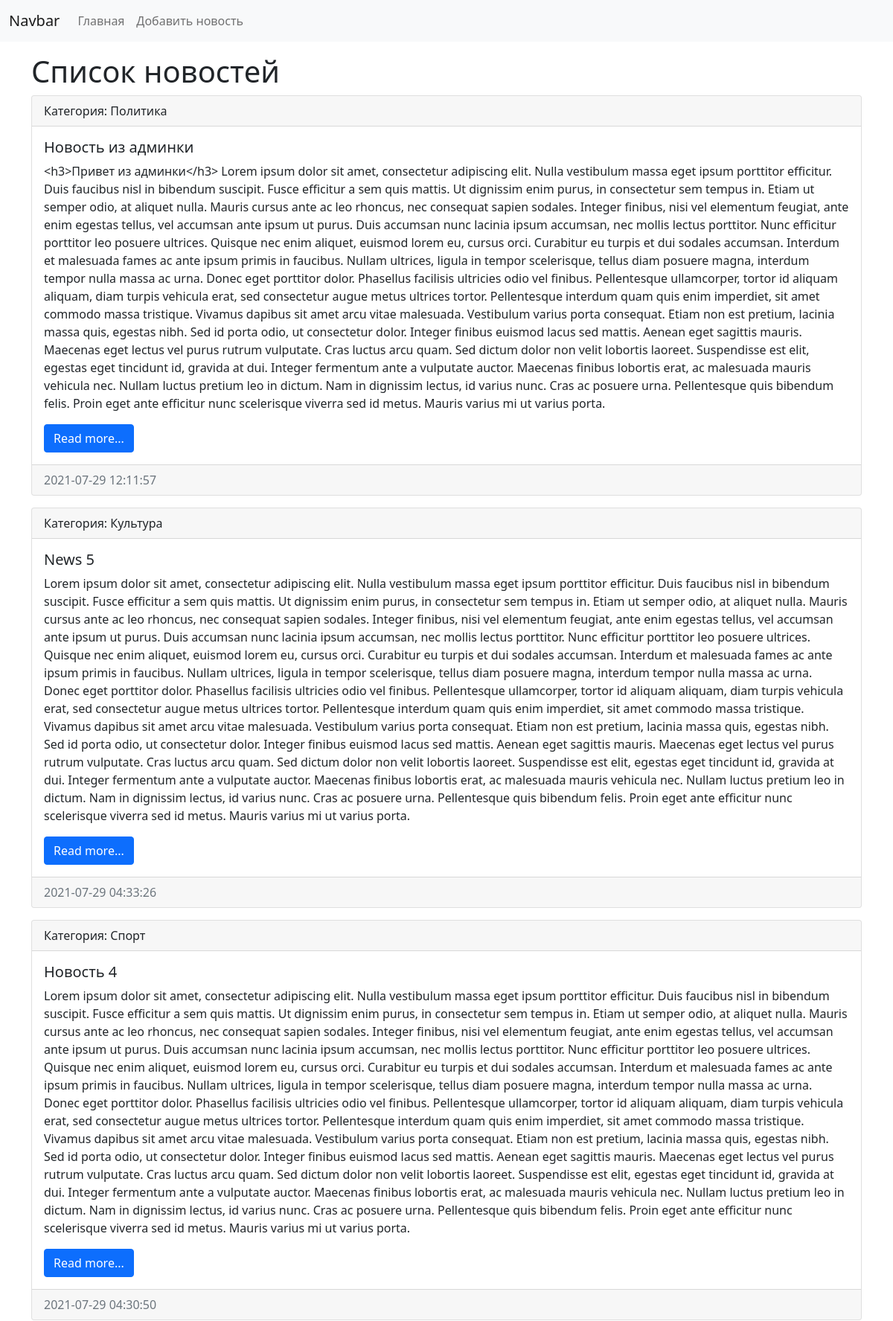
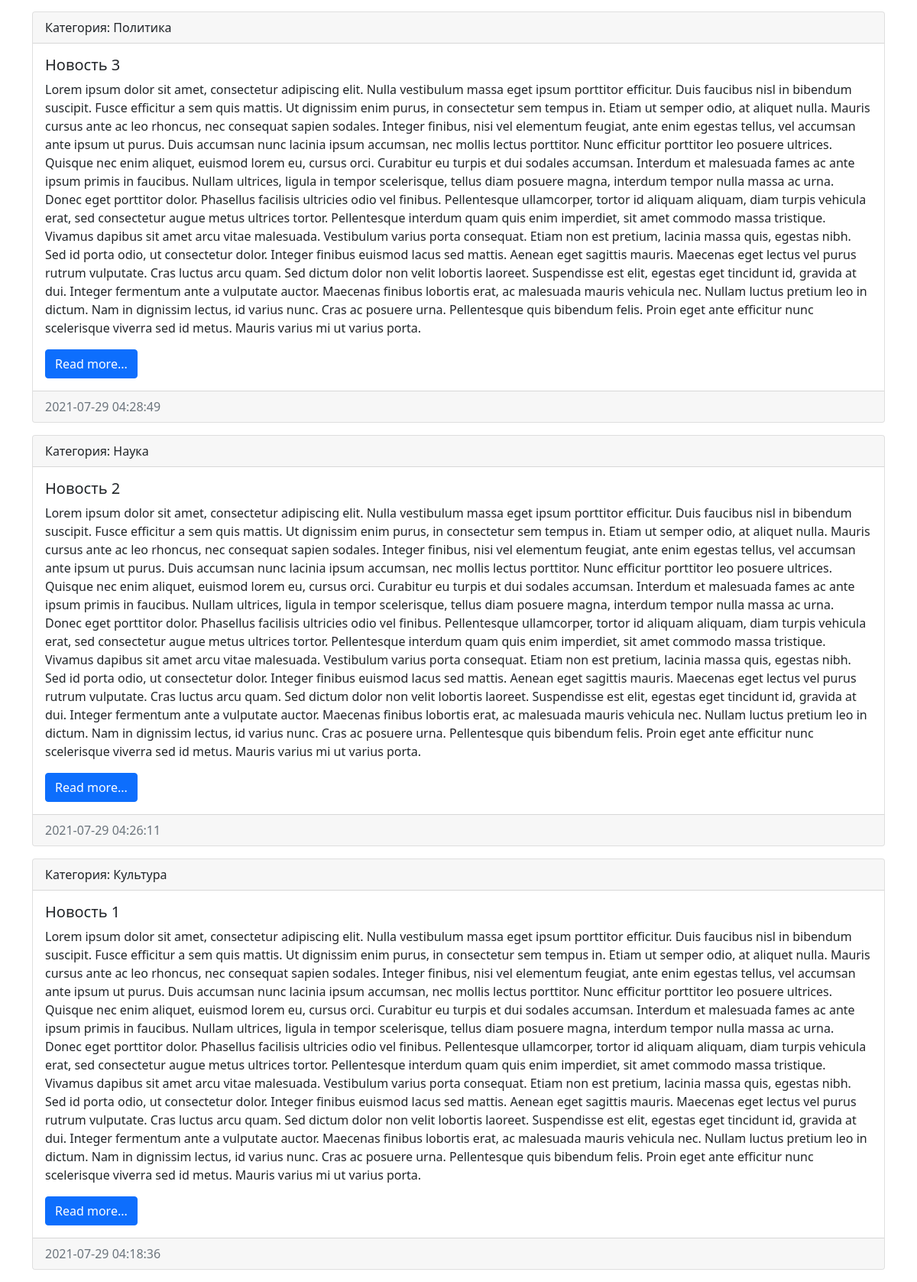
The page / on the database its author committed (2 pictures, top to bottom).
### news/models.py (models this page shows, shortened)
class News(models.Model):
    title = models.CharField(max_length=150, verbose_name="Наименование")
    content = models.TextField(blank=True, verbose_name="Контент")
    created_at = models.DateTimeField(auto_now_add=True, verbose_name="Дата публикации")
    updated_at = models.DateTimeField(auto_now=True, verbose_name="Обновленно")
    photo = models.ImageField(upload_to="photos/%Y/%m/%d/", verbose_name="Фото", blank=True)
    is_published = models.BooleanField(default=True, verbose_name="Опубликовано")
    category = models.ForeignKey("Category", on_delete=models.PROTECT, null=True, verbose_name="Категория")
    class Meta:
        verbose_name = "Новость"
        verbose_name_plural = "Новости"
        ordering = ["-created_at"]

class Category(models.Model):
    title = models.CharField(max_length=150, db_index=True, verbose_name="Наименование категории")
    def __str__(self):
        return self.title
    class Meta:
        verbose_name = "Категория"
        verbose_name_plural = "Категории"
        ordering = ["title"]

### news/views.py (the view)
# urls.py: path("", index),
def index(request):
    news = News.objects.all()
    context = {'news': news, 'title': 'Список новостей'}
    return render(request, 'news/index.html', context=context)

### news/templates/news/index.html (shortened to what this page needs)
<!doctype html>
<html lang="en">
  <head>
    <link href="https://cdn.jsdelivr.net/npm/bootstrap@5.0.2/dist/css/bootstrap.min.css" rel="stylesheet">
</head>
<body>
    <nav class="navbar navbar-expand-lg navbar-light bg-light">
        <div class="container-fluid">
            <a class="navbar-brand" href="/">Navbar</a>
            <div class="collapse navbar-collapse" id="navbarSupportedContent">
                <ul class="navbar-nav me-auto mb-2 mb-lg-0">
                    <li class="nav-item"><a class="nav-link" href="/">Главная</a></li>
                    <li class="nav-item"><a class="nav-link" href="/">Добавить новость</a></li>
                </ul>
            </div>
        </div>
    </nav>
    <div class="container mt-3">
        <h1>{{ title }}</h1>
        <div class="row">
            <div class="col-md-12">
                {% for item in news %}
                <div class="card mb-3">
                    <div class="card-header">
                        Категория: {{ item.category }}
                    </div>
                    <div class="card-body">
                        <h5 class="card-title">{{ item.title }}</h5>
                        <p class="card-text">{{ item.content }}</p>
                        <a href="#" class="btn btn-primary">Read more...</a>
                    </div>
                    <div class="card-footer text-muted">
                        {{ item.created_at|date:"Y-m-d H:i:s" }}
                    </div>
                </div>
                {% endfor %}
            </div>
        </div>
    </div>
</body>
</html>

### rows shown on the page
News: category "Политика", title "Новость из админки", content "<h3>Привет из админки</h3> Lorem ipsum dolor sit amet, consectetur adipiscing elit. Nulla vestibulum massa eget ipsum porttitor efficitur. Duis faucibus nisl in bibendum suscipit. Fusce efficitur a sem quis mattis. Ut dignissim enim purus, in consectetur sem tempus in. Etiam ut semper odio, at aliquet nulla. Mauris cursus ante ac leo rhoncus, nec consequat sapien sodales. Integer finibus, nisi vel elementum feugiat, ante enim egestas tellus, vel accumsan ante ipsum ut purus. Duis accumsan nunc lacinia ipsum accumsan, nec mollis lectus porttitor. Nunc efficitur porttitor leo posuere ultrices. Quisque nec enim aliquet, euismod lorem eu, cursus orci. Curabitur eu turpis et dui sodales…", created_at "2021-07-29 12:11:57"
News: category "Культура", title "News 5", content "Lorem ipsum dolor sit amet, consectetur adipiscing elit. Nulla vestibulum massa eget ipsum porttitor efficitur. Duis faucibus nisl in bibendum suscipit. Fusce efficitur a sem quis mattis. Ut dignissim enim purus, in consectetur sem tempus in. Etiam ut semper odio, at aliquet nulla. Mauris cursus ante ac leo rhoncus, nec consequat sapien sodales. Integer finibus, nisi vel elementum feugiat, ante enim egestas tellus, vel accumsan ante ipsum ut purus. Duis accumsan nunc lacinia ipsum accumsan, nec mollis lectus porttitor. Nunc efficitur porttitor leo posuere ultrices. Quisque nec enim aliquet, euismod lorem eu, cursus orci. Curabitur eu turpis et dui sodales accumsan. Interdum et malesuada…", created_at "2021-07-29 04:33:26"
News: category "Спорт", title "Новость 4", content "Lorem ipsum dolor sit amet, consectetur adipiscing elit. Nulla vestibulum massa eget ipsum porttitor efficitur. Duis faucibus nisl in bibendum suscipit. Fusce efficitur a sem quis mattis. Ut dignissim enim purus, in consectetur sem tempus in. Etiam ut semper odio, at aliquet nulla. Mauris cursus ante ac leo rhoncus, nec consequat sapien sodales. Integer finibus, nisi vel elementum feugiat, ante enim egestas tellus, vel accumsan ante ipsum ut purus. Duis accumsan nunc lacinia ipsum accumsan, nec mollis lectus porttitor. Nunc efficitur porttitor leo posuere ultrices. Quisque nec enim aliquet, euismod lorem eu, cursus orci. Curabitur eu turpis et dui sodales accumsan. Interdum et malesuada…", created_at "2021-07-29 04:30:50"
News: category "Политика", title "Новость 3", content "Lorem ipsum dolor sit amet, consectetur adipiscing elit. Nulla vestibulum massa eget ipsum porttitor efficitur. Duis faucibus nisl in bibendum suscipit. Fusce efficitur a sem quis mattis. Ut dignissim enim purus, in consectetur sem tempus in. Etiam ut semper odio, at aliquet nulla. Mauris cursus ante ac leo rhoncus, nec consequat sapien sodales. Integer finibus, nisi vel elementum feugiat, ante enim egestas tellus, vel accumsan ante ipsum ut purus. Duis accumsan nunc lacinia ipsum accumsan, nec mollis lectus porttitor. Nunc efficitur porttitor leo posuere ultrices. Quisque nec enim aliquet, euismod lorem eu, cursus orci. Curabitur eu turpis et dui sodales accumsan. Interdum et malesuada…", created_at "2021-07-29 04:28:49"
News: category "Наука", title "Новость 2", content "Lorem ipsum dolor sit amet, consectetur adipiscing elit. Nulla vestibulum massa eget ipsum porttitor efficitur. Duis faucibus nisl in bibendum suscipit. Fusce efficitur a sem quis mattis. Ut dignissim enim purus, in consectetur sem tempus in. Etiam ut semper odio, at aliquet nulla. Mauris cursus ante ac leo rhoncus, nec consequat sapien sodales. Integer finibus, nisi vel elementum feugiat, ante enim egestas tellus, vel accumsan ante ipsum ut purus. Duis accumsan nunc lacinia ipsum accumsan, nec mollis lectus porttitor. Nunc efficitur porttitor leo posuere ultrices. Quisque nec enim aliquet, euismod lorem eu, cursus orci. Curabitur eu turpis et dui sodales accumsan. Interdum et malesuada…", created_at "2021-07-29 04:26:11"
News: category "Культура", title "Новость 1", content "Lorem ipsum dolor sit amet, consectetur adipiscing elit. Nulla vestibulum massa eget ipsum porttitor efficitur. Duis faucibus nisl in bibendum suscipit. Fusce efficitur a sem quis mattis. Ut dignissim enim purus, in consectetur sem tempus in. Etiam ut semper odio, at aliquet nulla. Mauris cursus ante ac leo rhoncus, nec consequat sapien sodales. Integer finibus, nisi vel elementum feugiat, ante enim egestas tellus, vel accumsan ante ipsum ut purus. Duis accumsan nunc lacinia ipsum accumsan, nec mollis lectus porttitor. Nunc efficitur porttitor leo posuere ultrices. Quisque nec enim aliquet, euismod lorem eu, cursus orci. Curabitur eu turpis et dui sodales accumsan. Interdum et malesuada…", created_at "2021-07-29 04:18:36"

### other values the page prints
{{ title }} "Список новостей"
